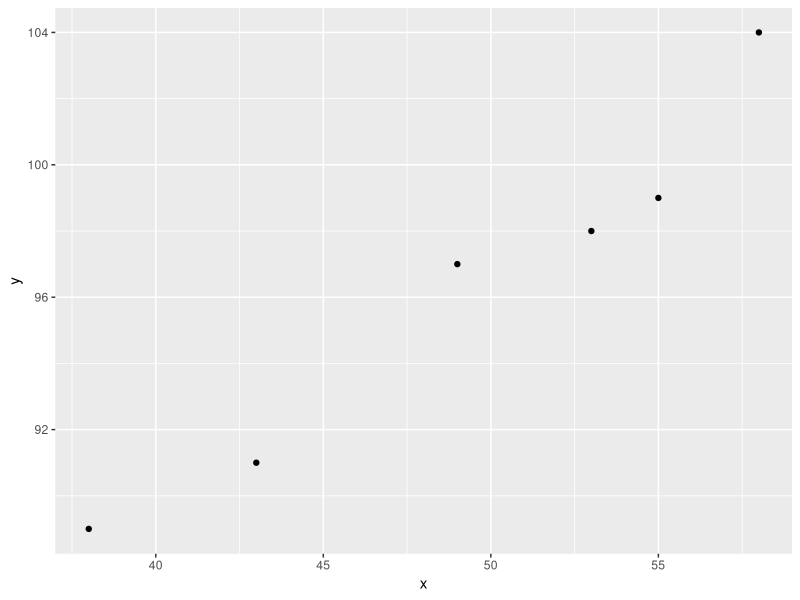
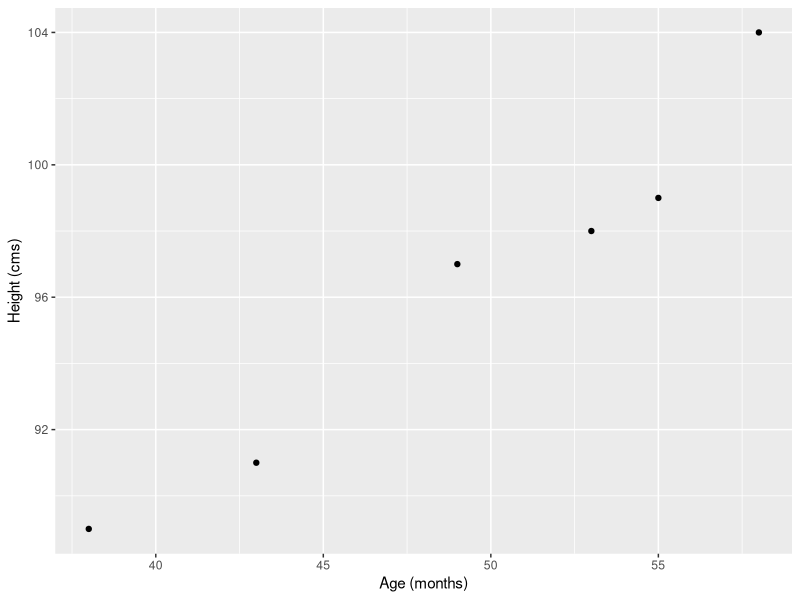
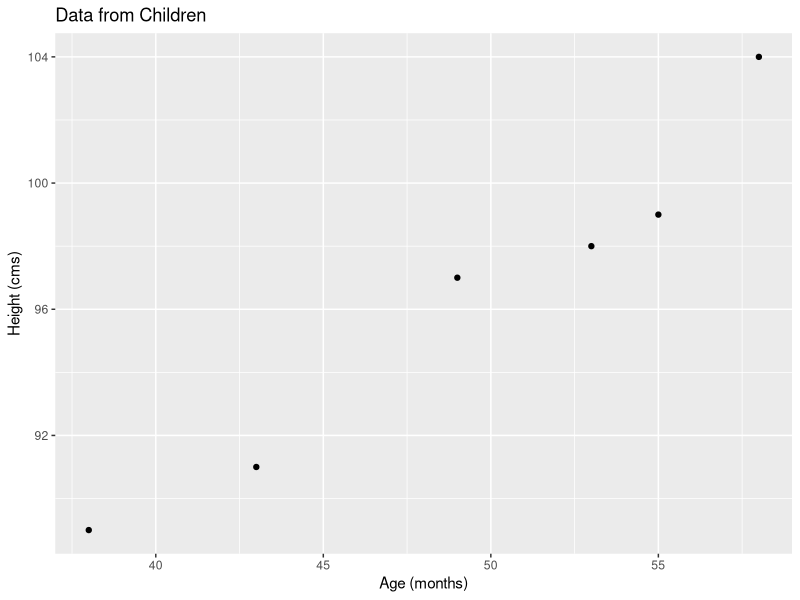
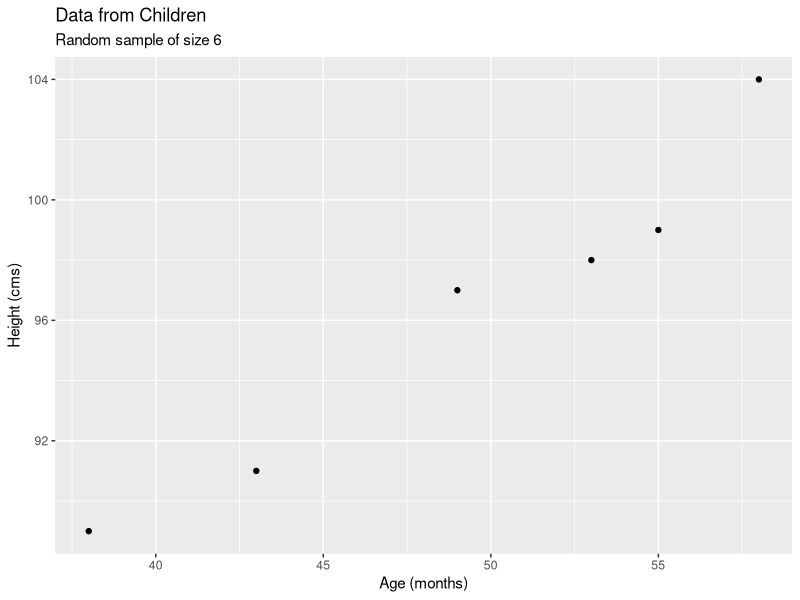
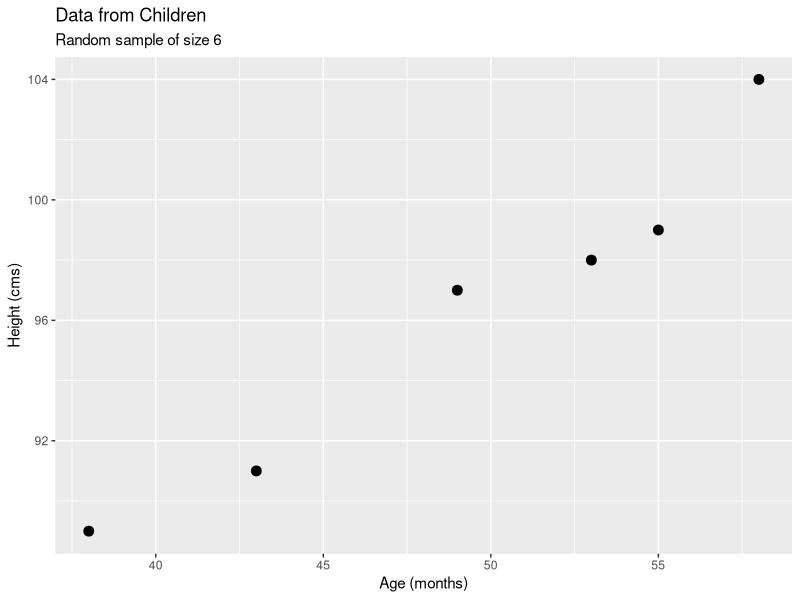
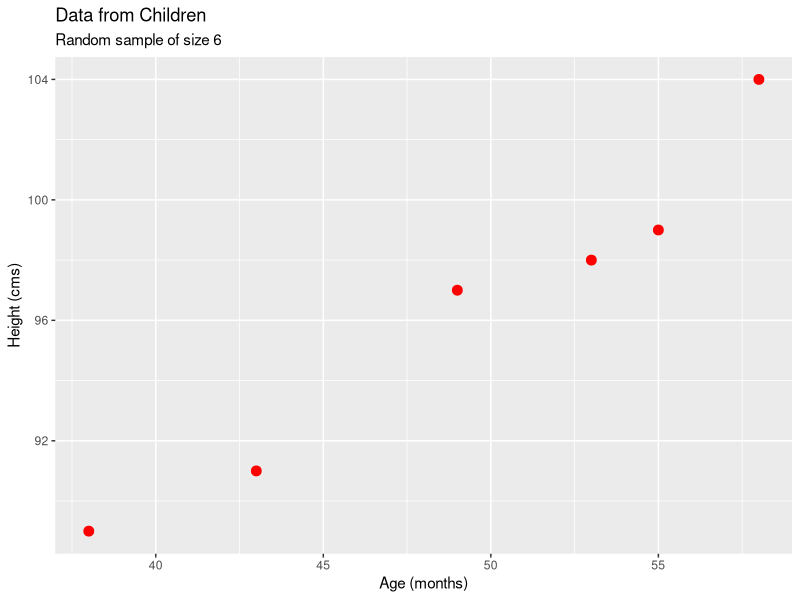

Reproduce these figures in R, in order.
################################################################
#
###
### Practical 1: Introduction
###
#
## ------------------------------------------------------------------------
#
###
### SOME BASICS
###
#
# We type our R commands into a file 
# (opened by File -> New File -> R Script, for example) 
# so that they can be used again or modified
# Please keep saving your work in the usual way
#
# Lines beginning with # are comment lines that we include to remind ourselves 
# (and tell others) what we are doing
#
# Commands are processed in the R Console
# Commands can be sent through to the R Console 
# using "Ctrl" and "Enter" together (Windows), 
# or clicking on the "Run" button
#
# Please run
#
3 + 4
x <- 1:3 # x is an example of an R object
x # To look at an R object just type its name
x^2 # Square each element separately
#
citation() # To cite R
#
# We will use a number of contributed packages
# These should be installed on University machines
# On personal machines, they can be installed through 
# "Packages" and then "Install" in the bottom right (or wherever) window
#
# Packages can also be installed at the command line:
#
install.packages("devtools", repos = "http://www.stats.bris.ac.uk/R/")
#
# Bristol is the nearest R package repository
#
# Other useful tabs

# Environment tab: Shows the R objects that you have created, 
# together with some of their values

# History tab: you can see and work with your previous R commands

# Files tab: provides a useful file browser.  Click on a folder's name to see what it contains
# After this, click on the two dots .. beside the green upward arrow to return to the original folder
# We will make considerable use of the Files tab, so it would be a good idea to experiment with it

# Plots: plots!

# Help: one way to get help

# Packages: packages!
#
# To customize RStudio: Tools -> Global Options...-> Appearance or Pane Layout etc
#
#
#
#
# To download R: http://www.stats.bris.ac.uk/R/
#
# For RStudio: https://www.rstudio.com/products/RStudio/
#
#
##################################################################################
##################################################################################
##################################################################################
#
###
### Tutorial 1
###
#
## ------------------------------------------------------------------------
#
# ANY LINE STARTING WITH # IS A COMMENT LINE
# IT IS NOT INTERPRETED BY R
#
## ------------------------------------------------------------------------
#
#
# Inputting data by hand
# The c function collects together the data
# R is based on functions, such as c()
# All functions are defined using round brackets ()
#
x <- c(53, 43, 58, 38, 49, 55)
#
# x is an R object containing the data
# To see an R object, just type its name
#
x
#
# This is the age data, the units of which are months
#
# Another example
#
y <- c(98, 91, 104, 89, 97, 99)
y
#
# This is the height data, the units of which are cms
#
# Other names can be used
#
# It's a good idea to use more meaningful names
#
age <- c(53, 43, 58, 38, 49, 55)
age
height <- c(98, 91, 104, 89, 97, 99)
height
#
# Here we'll work with x and y, so that the code can be generalized
#
## ------------------------------------------------------------------------
#
# We can access individual elements of an R object or vector using the square brackets
#
x[2]
2:4 # A integer sequence from 2 to 4
x[2:4]
#
# To access the 3rd and 5th element
#
x[c(3,5)] # Note that we collect together 3 and 5 using c
#
# To access all elements except the 3rd and 5th
#
x[-c(3,5)]
#
#
## ------------------------------------------------------------------------
#
# Creating a data frame
#
# A data frame is a very important R object
# It allows us to keep related data together
#
df <- data.frame(x, y)
df
#
# *** Rows correspond to individuals and columns correspond to variables ***
# Just like in an Excel spreadsheet
#
View(df)
#
# The column names can be found
#
names(df)
#
# To access individual columns, i.e. individual variables
# use the dollar
#
df$x
df$y
#
# Alternatively
#
df[["x"]]
df[["y"]]
#
#
## ------------------------------------------------------------------------
#
# Plotting y (on the vertical axis) against x (on the horizontal axis)
#
# THE KEY IS TO BUILD UP YOUR USE OF R FUNCTIONS ONE STEP AT A TIME
#
# Basic data visualizations with ggplot2
#
# Load the ggplot2 package
#
library(ggplot2)
#
ggplot(df, aes(x = x, y = y)) + 
  # We tell ggplot2 where to look for the data (in the data frame df) and 
  # the **general features** or **aesthetics** of the graph,
  # that is, what to plot on the x and y axis, and
  geom_point() 
#
#
# With axis labels
#
ggplot(df, aes(x = x, y = y)) + 
  geom_point() +
  labs(x = "Age (months)", y = "Height (cms)") # add labels for axes
#
# With a main title
#
ggplot(df, aes(x = x, y = y)) + 
  geom_point() +
  labs(x = "Age (months)", 
       y = "Height (cms)", 
       title = "Data from Children") # add title
#
# With a sub-title
#
ggplot(df, aes(x = x, y = y)) + 
  geom_point() +
  labs(x = "Age (months)", 
       y = "Height (cms)", 
       title = "Data from Children",
       subtitle = "Random sample of size 6") # add subtitle
#
# With a better plotting character
#
ggplot(df, aes(x = x, y = y)) + 
  geom_point(size = 3) + # increase size of points
  labs(x = "Age (months)", 
       y = "Height (cms)", 
       title = "Data from Children",
       subtitle = "Random sample of size 6") 
#
# With some colour
#
ggplot(df, aes(x = x, y = y)) + 
  geom_point(size = 3, col = "red") + # plot red points
  labs(x = "Age (months)", 
       y = "Height (cms)", 
       title = "Data from Children",
       subtitle = "Random sample of size 6") 
#
## ------------------------------------------------------------------------
#
# Summary statistics
#
# The sample mean: a one number summary of the data, a typical value telling us where the data typically are
# A measure of location
#
mean(x)
#
# It's the sum of the values divided by the number of values (sample size)
#
sum(x) /length(x)
#
# The sample median is a measure of location that divides the data into two parts with
# the same number of data points in each
# The sample median is less sensitive to outlying points than the sample mean
#
median(x)
#
#
# We can check the median by sorting the values
#
sort(x)
#
#
## ------------------------------------------------------------------------
#
# Getting help
#
?mean
help("median")
#
#
# Or use the help window
#
## ------------------------------------------------------------------------
#
# Factors
#
# Let's now assume that we know the sex of each child
#
sex <- c("M","M","M","F","F","F") # The sex of each child
sex
#
# "F" and "M" are characters that are label of the sex of each child
# To allow R to work with data like this comprising labels
# we covert the R object into a factor
#
sex_f <- factor(sex) # Make it into a factor, as "F" and "M" are labels
sex_f
#
# We can tabulate using table:
#
table(sex_f)
#
# Put all the data into a data frame and look at it
#
df_2 <- data.frame(x, y, sex_f) 
df_2
str(df_2) # To see the structure
#
## ------------------------------------------------------------------------
#
# Some more on factors
#
# Factors will be very important to us later in this module
# Here is another example
#
# Data on the agreement of a group of people are recorded as 0 for "No" and 1 for "Yes":
#   
agreement <- c(0, 1, 1, 0, 0, 0, 0, 0, 0, 0)
agreement
#
# Let's turn this into a factor with appropriate labels:
#
agreement_f  <- factor(agreement, levels = c(0,1), labels = c("No", "Yes"))
agreement_f
#
# or, slightly shorter
#
agreement_f <- factor(agreement, levels = 0:1, labels = c("No", "Yes"))
agreement_f
#
# We can tabulate using table:
#
table(agreement_f)
#
# We can impose a different order
#
agreement_f <- factor(agreement, levels = c(1,0), labels = c("Yes", "No"))
agreement_f
table(agreement_f)